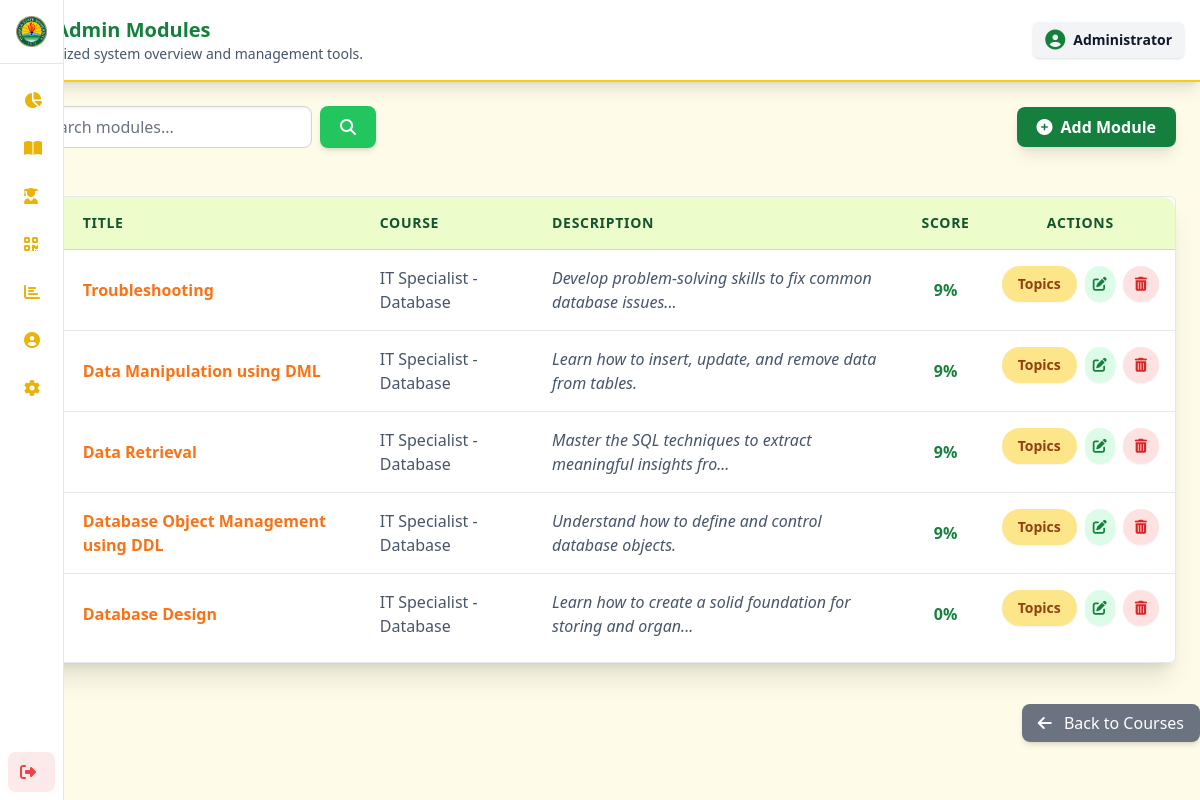
Page /Admin/module.php?course_id=0&error=invalid_module on the committed database.
### tables this page shows
CREATE TABLE `modules` (
  `id` int(11) NOT NULL AUTO_INCREMENT,
  `title` varchar(255) NOT NULL,
  `description` text DEFAULT NULL,
  `course_id` int(11) DEFAULT NULL,
  `required_score` int(11) DEFAULT NULL,
  PRIMARY KEY (`id`),
  KEY `course_id` (`course_id`),
  CONSTRAINT `modules_ibfk_1` FOREIGN KEY (`course_id`) REFERENCES `courses` (`id`) ON DELETE CASCADE
);

CREATE TABLE `courses` (
  `id` int(11) NOT NULL AUTO_INCREMENT,
  `title` varchar(255) NOT NULL,
  `description` text DEFAULT NULL,
  PRIMARY KEY (`id`)
);

### Admin/module.php (the view, shortened to what this page needs)
<?php
require __DIR__ . '/../config.php';
$limit = 5;
$page = isset($_GET['page']) ? max(1, (int)$_GET['page']) : 1;
$search = isset($_GET['search']) ? trim($_GET['search']) : '';
$course_id = isset($_GET['course_id']) ? (int) $_GET['course_id'] : 0;
$offset = ($page - 1) * $limit;
$modules_sql = "SELECT m.*, c.title AS course_title
				FROM modules m
				LEFT JOIN courses c ON m.course_id = c.id
				WHERE 1=1";
$modules_sql .= " ORDER BY m.id DESC LIMIT :offset, :limit";
$stmt = $conn->prepare($modules_sql);
$stmt->bindValue(':offset', $offset, PDO::PARAM_INT);
$stmt->bindValue(':limit', $limit, PDO::PARAM_INT);
$stmt->execute();
$modules_result = $stmt->fetchAll(PDO::FETCH_ASSOC);
?>
<!DOCTYPE html>
<html lang="en">
<head>
<link rel="stylesheet" href="../output.css">
<link rel="stylesheet" href="../images/isu-logo.png">
<link rel="stylesheet" href="https://cdnjs.cloudflare.com/ajax/libs/font-awesome/6.4.0/css/all.min.css"/>
</head>
<body class="bg-[var(--color-main-bg)] min-h-screen flex text-[var(--color-text)]">
<?php include __DIR__ . '/sidebar.php'; ?>
<div class="flex-1 flex flex-col overflow-y-auto ">
	<?php include 'header.php';
	renderHeader("ISU Admin Modules")
	?>
	<div class="flex flex-col sm:flex-row justify-between items-center m-6 gap-3">
		<form method="GET" class="flex w-full sm:w-auto gap-2">
			<input
				type="text"
				name="search"
				value="<?= htmlspecialchars($search); ?>"
				placeholder="Search modules..."
				class="w-full sm:w-72 px-4 py-2 border rounded-lg shadow-inner input-themed focus:ring-[var(--color-heading)] focus:ring-2 transition placeholder-[var(--color-input-placeholder)]"
			>
			<button
				type="submit"
				class="px-5 py-2 bg-[var(--color-button-primary)] text-white font-bold rounded-lg shadow-md hover:bg-[var(--color-button-primary-hover)] active:scale-95 transition"
			>
				<i class="fas fa-search"></i>
			</button>
		</form>
		<button
			id="openAddModule"
			class="flex items-center gap-2 px-5 py-2 w-full sm:w-auto bg-[var(--color-heading)] text-white font-bold rounded-lg shadow-lg hover:bg-[var(--color-button-primary-hover)] transition transform hover:scale-[1.02]"
		>
			<i class="fas fa-plus-circle"></i> Add Module
		</button>
	</div>
	<div class="card-bg pb-2 rounded-md shadow-xl border border-[var(--color-card-border)] m-6 overflow-hidden fade-slide">
		<div class="overflow-x-auto">
			<table class="w-full text-left border-collapse">
				<thead>
					<tr class="bg-[var(--color-card-section-bg)] text-[var(--color-text-on-section)] text-sm uppercase tracking-wider border-b border-[var(--color-card-section-border)]">
						<th class="p-4 rounded-tl-xl font-bold">#</th>
						<th class="p-4 font-bold">Title</th>
						<th class="p-4 font-bold">Course</th>
						<th class="p-4 font-bold">Description</th>
						<th class="p-4 font-bold text-center">Score</th>
						<th class="p-4 rounded-tr-xl font-bold text-center">Actions</th>
					</tr>
				</thead>
				<tbody class="divide-y divide-[var(--color-card-border)]">
					<?php if (!empty($modules_result)): ?>
						<?php $i = $offset + 1; foreach ($modules_result as $row): ?>
							<tr class="hover:bg-yellow-50/10 transition duration-150">
								<td class="p-4 text-[var(--color-text-secondary)]"><?= $i++; ?></td>
								<td class="p-4 font-semibold text-[var(--color-heading-secondary)]"><?= htmlspecialchars($row['title']); ?></td>
								<td class="p-4 text-[var(--color-text-secondary)]"><?= htmlspecialchars($row['course_title']); ?></td>
								<td class="p-4 text-[var(--color-text-secondary)] italic">
									<?= htmlspecialchars(substr($row['description'], 0, 60)); ?><?= strlen($row['description']) > 60 ? '...' : ''; ?>
								</td>
								<td class="p-4 text-center font-bold text-[var(--color-heading)]"><?= $row['required_score']; ?>%</td>
								<td class="p-4 flex justify-center gap-2">
									<a href="topics.php?module_id=<?= $row['id']; ?>"
										class="px-4 py-2 text-sm font-semibold bg-[var(--color-button-secondary)] text-[var(--color-button-secondary-text)] rounded-full hover:bg-yellow-200 transition shadow-sm" title="View Topics">Topics
									</a>
									<button
										class="text-sm p-2 rounded-full bg-green-100 text-green-700 hover:bg-green-200 transition shadow-sm items-center editModuleBtn"
										data-id="<?= $row['id']; ?>"
										data-title="<?= htmlspecialchars($row['title']); ?>"
										data-description="<?= htmlspecialchars($row['description']); ?>"
										data-course="<?= $row['course_id']; ?>"
										data-score="<?= $row['required_score']; ?>" title="Edit Module">
										<i class="fas fa-edit"></i>
									</button>
									<a href="module_code.php?action=delete&id=<?= $row['id']; ?>&course_id=<?= $course_id; ?>"
										onclick="return confirm('Are you sure you want to delete this module?');"
										class="px-3 py-2 text-sm font-medium bg-red-100 text-red-600 rounded-full hover:bg-red-200 transition shadow-sm" title="Delete Module">
										<i class="fas fa-trash-alt"></i>
									</a>
								</td>
							</tr>
						<?php endforeach; ?>
					<?php else: ?>
						<tr>
							<td colspan="6" class="p-6 text-center text-[var(--color-text-secondary)] font-medium"><i class="fas fa-exclamation-circle mr-2"></i> No modules found.</td>
						</tr>
					<?php endif; ?>
				</tbody>
			</table>
		</div>
	</div>
	<div class="mt-6 text-right">
		<a href="course.php"
			class="bg-gray-500 text-white px-4 py-2 rounded-lg hover:bg-gray-600 transition font-medium shadow-md">
			<i class="fas fa-arrow-left mr-2"></i> Back to Courses
		</a>
	</div>
	</body>
</html>

### Admin/sidebar.php (shortened to what this page needs)
<?php
$current_page = basename($_SERVER['PHP_SELF']);
function renderLink($href, $icon, $label, $check_page, $current_page, $isContextual = false, $level = 0) {
    $baseClass = "flex items-center px-3 py-2 rounded-lg transition-all relative hover:bg-[var(--color-card-border)]";
    $iconClass = "w-5 text-[var(--color-icon)] transition-colors duration-150 flex-shrink-0";
    $textClass = "link-text opacity-0 group-hover:opacity-100 transition-opacity duration-300 text-[var(--color-text)] whitespace-nowrap ml-3";
    if (!$isContextual) {
        $baseClass .= " space-x-3";
    }
    echo "
    <a href='$href' class='$baseClass'>
        <i class='$icon $iconClass'></i>
        <span class='$textClass'>$label</span>
    </a>";
}
?>
<aside id="sidebar"
    class="hidden md:flex flex-col fixed left-0 top-0 bottom-0 h-screen w-16
    bg-[var(--color-card-bg)] border-r border-[var(--color-card-border)]
    backdrop-blur-lg transition-[width] duration-300 ease-in-out group hover:w-56 z-50 overflow-hidden">
    <div class="p-4 flex items-center space-x-2 border-b border-[var(--color-card-border)] h-16 flex-shrink-0">
        <img src="../images/isu-logo.png" alt="ISU Logo" class="w-8 h-8 object-contain">
    </div>
    <nav class="flex-1 px-3 pt-4 space-y-2 overflow-y-auto custom-scrollbar-hide">
<?php
renderLink('dashboard.php', 'fas fa-chart-pie', 'Dashboard', 'dashboard.php', $current_page);
?>
    </nav>
    <div class="p-2 flex-shrink-0">
        <a href="logout.php" class="flex items-center space-x-3 px-3 py-2 rounded-lg transition relative bg-red-600/10 hover:bg-red-600/20 group-hover:hover:bg-red-600/20">
            <i class="fas fa-sign-out-alt w-5 transition text-red-500"></i>
        </a>
    </div>
</aside>

### Admin/header.php
<?php
function renderHeader($title) {
    $html = <<<HTML
<header class="header-bg shadow-lg p-4 flex justify-between items-center sticky top-0 z-10" style="background-color:white">
    <div class="fade-in">
        <h1 class="text-xl font-bold text-[var(--color-heading)]">$title</h1>
        <p class="text-sm text-[var(--color-text-secondary)]">Centralized system overview and management tools.</p>
    </div>
    <button class="flex items-center space-x-2 px-3 py-2 text-sm rounded-md shadow bg-gray-100 hover:bg-gray-200 transition hover-scale text-[var(--color-text)]">
        <i class="fas fa-user-circle text-xl text-[var(--color-heading)]"></i>
        <span class="font-semibold">Administrator</span>
    </button>
</header>
HTML;
    echo $html;
}
?>

### Admin/module.php (style rules this page uses)
.header-bg { background-color: var(--color-card-bg); border-bottom: 2px solid var(--color-sidebar-border); }
.card-bg { background-color: var(--color-card-bg); border: 1px solid var(--color-card-border); }
.input-themed { background-color: var(--color-input-bg); border: 1px solid var(--color-input-border); color: var(--color-input-text); box-shadow: inset 0 1px 3px rgba(0,0,0,0.06); }
.fade-slide { opacity: 0; transform: translateY(20px); transition: opacity .8s ease, transform .8s ease; }
.fade-slide.show { opacity: 1; transform: translateY(0); }

### Admin/sidebar.php (style rules this page uses)
.custom-scrollbar-hide { -ms-overflow-style: none; scrollbar-width: none; }

### rows in the picture
modules: title "Troubleshooting", course.title "IT Specialist - Database", description "Develop problem-solving skills to fix common database issues", required_score "9"
modules: title "Data Manipulation using DML", course.title "IT Specialist - Database", description "Learn how to insert, update, and remove data from tables.", required_score "9"
modules: title "Data Retrieval", course.title "IT Specialist - Database", description "Master the SQL techniques to extract meaningful insights fro", required_score "9"
modules: title "Database Object Management using DDL", course.title "IT Specialist - Database", description "Understand how to define and control database objects.", required_score "9"
modules: title "Database Design", course.title "IT Specialist - Database", description "Learn how to create a solid foundation for storing and organ", required_score "0"

### other values in the picture
$title "ISU Admin Modules"
